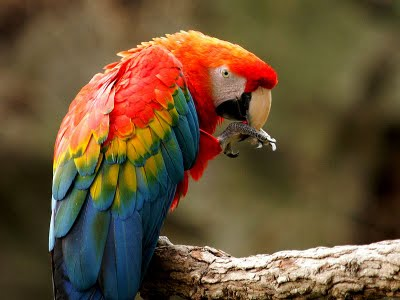
#> input picture Issue_19/arara.jpg, 400 x 300 px
$ python 19.py   (older library calls are emulated)
#> lines starting #> are read from the running program, lines starting #| are printed output that depends on the picture
import cv2
from matplotlib import pyplot as plt

img = cv2.imread("arara.jpg", 0)
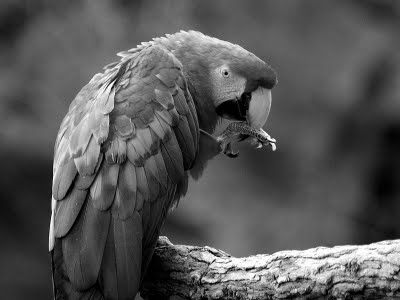
#> img: shape (300, 400); min 0, max 255, mean 86.3
plt.hist(img.ravel(), bins=256, range=[0, 256])
plt.title("Histograma")
plt.xlabel("Intensidade")
plt.ylabel("Quantidade de pixels")
plt.savefig("Histograma.jpg")
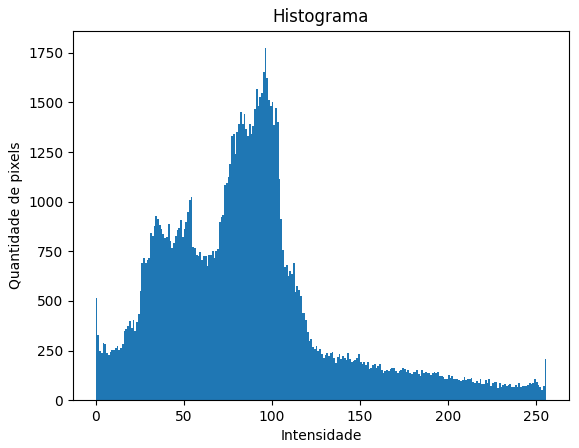
#> figure drawn by matplotlib, 1 panel; tallest bar 1773 high, from x = 96 to 97
plt.close()
cv2.imwrite("Arara_cinza.jpg", img)
sobelX = cv2.Sobel(img, cv2.CV_64F, 1, 0, ksize=3)
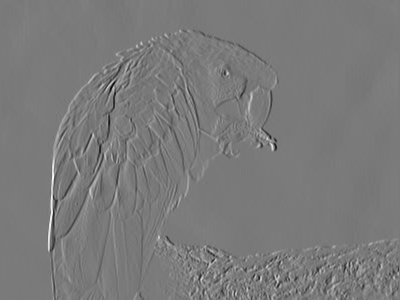
#> sobelX: shape (300, 400) float64; min -847, max 914, mean 0.3; drawn with min black and max white
sobelY = cv2.Sobel(img, cv2.CV_64F, 0, 1, ksize=3)
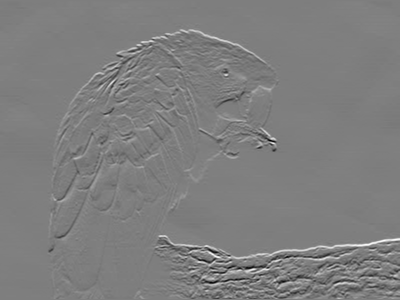
#> sobelY: shape (300, 400) float64; min -852, max 860, mean -1; drawn with min black and max white
sobelT = cv2.magnitude(sobelX, sobelY)
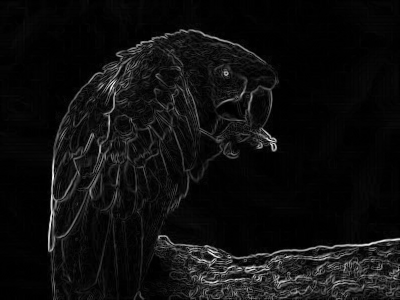
#> sobelT: shape (300, 400) float64; min 0, max 936.3, mean 55.3; drawn with min black and max white
sobel_final = cv2.convertScaleAbs(sobelT)
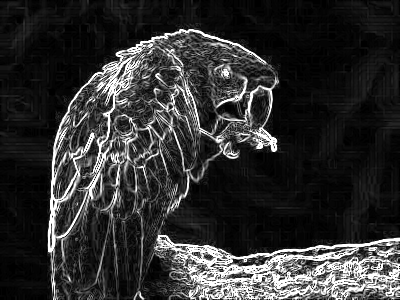
#> sobel_final: shape (300, 400); min 0, max 255, mean 48.6
plt.hist(sobel_final.ravel(), bins=256, range=[0, 256])
plt.title("Histograma Sobel")
plt.xlabel("Intensidade")
plt.ylabel("Quantidade de pixels")
plt.savefig("Histograma_sobel.jpg")
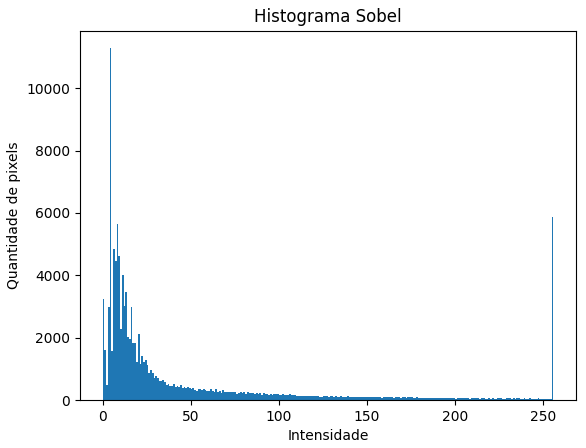
#> figure drawn by matplotlib, 1 panel; tallest bar 11282 high, from x = 4 to 5
plt.close()
cv2.imwrite("Arara_sobel.jpg", sobel_final)
